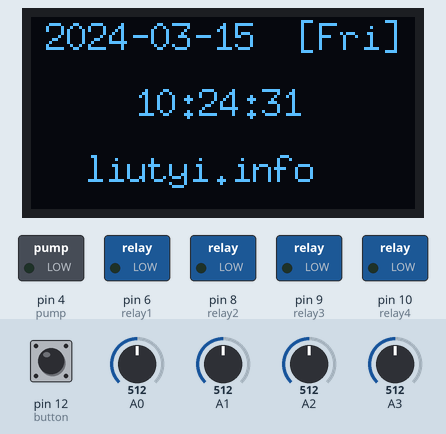
Bench run of a sketch on a simulated Arduino Uno, built with avr-gcc and run on an emulated ATmega328P. Shown: 128×64 one-colour display, switched loads named in the sketch (green lamp = pin HIGH). Inputs (shaded band) come from the test bench; at power-on: pin 12 (button) LOW, A0 = 512, A1 = 512, A2 = 512, A3 = 512. The local clock reads 2024-03-15 10:24:30 at power-on unless the sketch sets it; what the sketch prints to the serial monitor is not drawn.

Above: at 2.5 s.
2.6 s: pin 12 (button) pulled HIGH for 2.05 s
At 5.3 s:
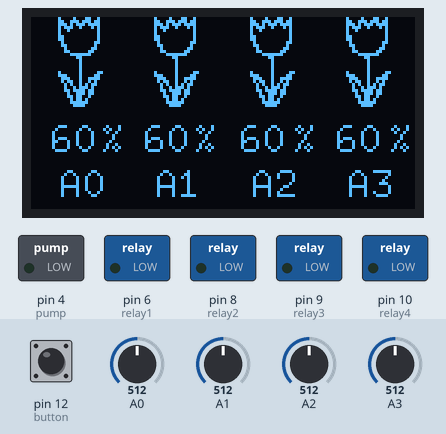
7.1 s: A0 set to 270
At 9.5 s:
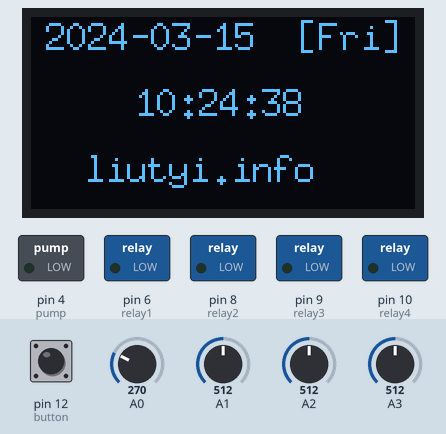
12.1 s: A0 set to 248
At 14.3 s:
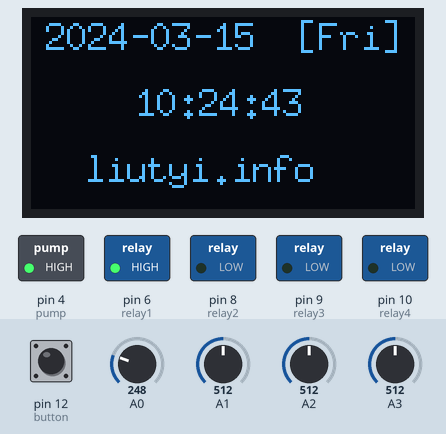
17.6 s: pin 12 (button) pulled HIGH for 2.05 s
At 19.9 s:
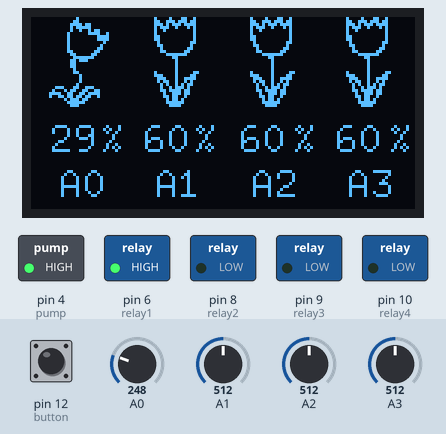
21.7 s: A1 set to 272
24.1 s: A1 set to 247
At 25.4 s:
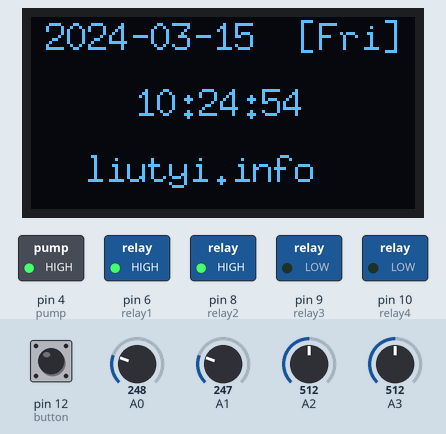
Timing chart, 0 to 27.1 s (numbered marks = the images above; inputs shaded):
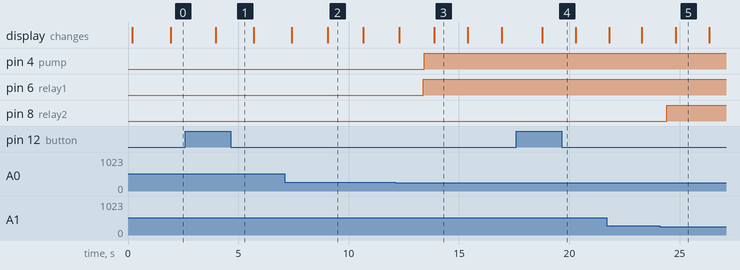

The sketch:

watering-kit.ino
```cpp
#include <Wire.h>
#include <U8g2lib.h>
#include <U8x8lib.h>
#include <RTClib.h>

//U8G2_SSD1306_128X64_NONAME_2_HW_I2C u8g2(U8G2_R0, /* clock=*/ SCL, /* data=*/ SDA, /* reset=*/ U8X8_PIN_NONE);
U8G2_SH1106_128X64_NONAME_2_HW_I2C u8g2(U8G2_R0, /* clock=*/ SCL, /* data=*/ SDA, /* reset=*/ U8X8_PIN_NONE);
RTC_DS1307 RTC;

// set all moisture sensors PIN ID
int moisture1 = A0;
int moisture2 = A1;
int moisture3 = A2;
int moisture4 = A3;

// declare moisture values
int moisture1_value = 0 ;
int moisture2_value = 0;
int moisture3_value = 0;
int moisture4_value = 0;

// set water relays
int relay1 = 6;
int relay2 = 8;
int relay3 = 9;
int relay4 = 10;

// set water pump
int pump = 4;

// set button
int button = 12;

//pump state    1:open   0:close
int pump_state_flag = 0;

//relay1 state    1:open   0:close
int relay1_state_flag = 0;

//relay2 state   1:open   0:close
int relay2_state_flag = 0;

//relay3 state  1:open   0:close
int relay3_state_flag = 0;

//relay4 state   1:open   0:close
int relay4_state_flag = 0;

static unsigned long currentMillis_send = 0;
static unsigned long  Lasttime_send = 0;

char daysOfTheWeek[7][12] = {"Sun", "Mon", "Tue", "Wed", "Thu", "Fri", "Sat",};
unsigned long nowtime;
unsigned long endtime;
unsigned long nowtimeNext;
unsigned long nowtime1;
unsigned long endtime1;
unsigned long nowtimeNext1;
unsigned long nowtime2;
unsigned long endtime2;
unsigned long nowtimeNext2;
unsigned long nowtime3;
unsigned long endtime3;
unsigned long nowtimeNext3;

// good flower
static const unsigned char bitmap_good[] U8X8_PROGMEM = {

  0x00, 0x42, 0x4C, 0x00, 0x00, 0xE6, 0x6E, 0x00, 0x00, 0xAE, 0x7B, 0x00, 0x00, 0x3A, 0x51, 0x00,
  0x00, 0x12, 0x40, 0x00, 0x00, 0x02, 0x40, 0x00, 0x00, 0x06, 0x40, 0x00, 0x00, 0x06, 0x40, 0x00,
  0x00, 0x04, 0x60, 0x00, 0x00, 0x0C, 0x20, 0x00, 0x00, 0x08, 0x30, 0x00, 0x00, 0x18, 0x18, 0x00,
  0x00, 0xE0, 0x0F, 0x00, 0x00, 0x80, 0x01, 0x00, 0x00, 0x00, 0x01, 0x00, 0x00, 0x00, 0x01, 0x00,
  0x00, 0x00, 0x01, 0x00, 0x00, 0x00, 0x01, 0x00, 0x00, 0x02, 0xC1, 0x00, 0x00, 0x0E, 0x61, 0x00,
  0x00, 0x1C, 0x79, 0x00, 0x00, 0x34, 0x29, 0x00, 0x00, 0x28, 0x35, 0x00, 0x00, 0x48, 0x17, 0x00,
  0x00, 0xD8, 0x1B, 0x00, 0x00, 0x90, 0x1B, 0x00, 0x00, 0xB0, 0x09, 0x00, 0x00, 0xA0, 0x05, 0x00,
  0x00, 0xE0, 0x07, 0x00, 0x00, 0xC0, 0x03, 0x00
};

// bad flower
static const unsigned char bitmap_bad[] U8X8_PROGMEM = {
  0x00, 0x80, 0x00, 0x00, 0x00, 0xC0, 0x00, 0x00, 0x00, 0xE0, 0x0D, 0x00, 0x00, 0xA0, 0x0F, 0x00,
  0x00, 0x20, 0x69, 0x00, 0x00, 0x10, 0x78, 0x02, 0x00, 0x10, 0xC0, 0x03, 0x00, 0x10, 0xC0, 0x03,
  0x00, 0x10, 0x00, 0x01, 0x00, 0x10, 0x80, 0x00, 0x00, 0x10, 0xC0, 0x00, 0x00, 0x30, 0x60, 0x00,
  0x00, 0x60, 0x30, 0x00, 0x00, 0xC0, 0x1F, 0x00, 0x00, 0x60, 0x07, 0x00, 0x00, 0x60, 0x00, 0x00,
  0x00, 0x60, 0x00, 0x00, 0x00, 0x40, 0x00, 0x00, 0x00, 0xC0, 0x00, 0x00, 0x00, 0x00, 0x01, 0x00,
  0x00, 0x00, 0x01, 0x00, 0x00, 0x00, 0x01, 0x00, 0x00, 0x80, 0x00, 0x00, 0x00, 0xC7, 0x1C, 0x00,
  0x80, 0x68, 0x66, 0x00, 0xC0, 0x33, 0x7B, 0x00, 0x40, 0xB6, 0x4D, 0x00, 0x00, 0xE8, 0x06, 0x00,
  0x00, 0xF0, 0x03, 0x00, 0x00, 0xE0, 0x00, 0x00
};

 //  Logo
static const unsigned char bitmap_logo[] U8X8_PROGMEM ={
   0x30, 0x00, 0x00, 0x00, 0x00, 0x00, 0x00, 0x00, 0x00, 0x00, 0x00, 0x00,
   0x00, 0x00, 0x00, 0x30, 0x00, 0x00, 0x00, 0x00, 0x00, 0x00, 0x06, 0x00,
   0x00, 0x00, 0x00, 0x00, 0x00, 0x00, 0x38, 0x00, 0x00, 0x00, 0x00, 0x00,
   0x00, 0x06, 0x00, 0x00, 0x00, 0x00, 0x00, 0x00, 0x00, 0x38, 0x00, 0x00,
   0x00, 0x00, 0x00, 0x00, 0x06, 0x00, 0x00, 0x00, 0x00, 0x00, 0x00, 0x00,
   0x38, 0x00, 0x00, 0x00, 0x00, 0x00, 0x00, 0x07, 0x00, 0x00, 0x00, 0x00,
   0x00, 0x00, 0x00, 0x38, 0x00, 0x00, 0x00, 0x00, 0x00, 0x00, 0x07, 0x00,
   0x00, 0x00, 0x00, 0x00, 0x00, 0x00, 0x38, 0x00, 0x00, 0x00, 0x00, 0x00,
   0x00, 0x07, 0x00, 0x00, 0x00, 0x00, 0x00, 0x00, 0x00, 0x18, 0x00, 0x00,
   0x00, 0x00, 0x00, 0x00, 0x07, 0x00, 0x00, 0x06, 0x00, 0x00, 0x00, 0x00,
   0x18, 0x00, 0x00, 0x03, 0x0e, 0x00, 0xf8, 0xff, 0xc3, 0x00, 0x07, 0x0c,
   0x00, 0x00, 0x00, 0x18, 0x00, 0x80, 0x03, 0x0e, 0x30, 0xfc, 0xff, 0xc1,
   0x00, 0x07, 0x0e, 0x00, 0x00, 0x00, 0x1c, 0x00, 0x80, 0x03, 0x0e, 0x30,
   0x80, 0x03, 0xe0, 0x00, 0x07, 0x0e, 0x00, 0x00, 0x00, 0x1c, 0x00, 0x80,
   0x03, 0x06, 0x38, 0x80, 0x01, 0xe0, 0x00, 0x07, 0x0e, 0x00, 0x00, 0x00,
   0x1c, 0x00, 0x80, 0x01, 0x07, 0x38, 0xc0, 0x01, 0x60, 0x00, 0x07, 0x06,
   0x00, 0x00, 0x00, 0x1c, 0x00, 0x80, 0x01, 0x07, 0x3c, 0xc0, 0x01, 0x70,
   0x00, 0x07, 0x06, 0x00, 0x00, 0x03, 0x1c, 0x00, 0x80, 0x01, 0x03, 0x1c,
   0xc0, 0x00, 0x30, 0x00, 0x07, 0x06, 0x08, 0x80, 0x02, 0x0c, 0x00, 0xc0,
   0x01, 0x03, 0x1e, 0xc0, 0x00, 0x30, 0x80, 0x07, 0x07, 0x00, 0x40, 0x00,
   0x0c, 0x00, 0xc0, 0x81, 0x03, 0x1e, 0xe0, 0x00, 0x30, 0x80, 0x03, 0x07,
   0x00, 0x40, 0x00, 0x0c, 0x00, 0xc0, 0x81, 0x03, 0x1f, 0xe0, 0x00, 0x30,
   0xe0, 0x03, 0x07, 0x04, 0x40, 0x70, 0x0e, 0x00, 0xc0, 0x80, 0x83, 0x1b,
   0xe0, 0x00, 0x30, 0xf0, 0x03, 0x03, 0x24, 0x43, 0x88, 0x0e, 0x00, 0xc0,
   0x80, 0xc3, 0x19, 0xe0, 0x40, 0x30, 0x3c, 0x03, 0x03, 0xa4, 0xc4, 0x84,
   0x0e, 0xe0, 0xc7, 0x80, 0xe3, 0x18, 0xe0, 0x60, 0xf0, 0x1f, 0x03, 0x03,
   0xa4, 0x44, 0x84, 0xfe, 0xff, 0xc7, 0x00, 0x7f, 0x38, 0xe0, 0x78, 0xf0,
   0x87, 0x03, 0x03, 0x64, 0x44, 0x44, 0xff, 0xff, 0xc3, 0x00, 0x3f, 0x78,
   0xe0, 0x3f, 0xe0, 0x81, 0x03, 0x43, 0x24, 0x68, 0x38, 0x7f, 0x00, 0xc0,
   0x00, 0x0e, 0x70, 0xc0, 0x0f, 0x00, 0x80, 0x01, 0x03, 0x00, 0x00, 0x00,
   0x00, 0x00, 0x80, 0x00, 0x00, 0x00, 0x00, 0x00, 0x00, 0x80, 0x01, 0x02,
   0x00, 0x00, 0x00, 0x00, 0x00, 0x00, 0x00, 0x00, 0x00, 0x00, 0x00, 0x00,
   0xc0, 0x01, 0x00, 0x00, 0x00, 0x00, 0x00, 0x00, 0x00, 0x00, 0x00, 0x00,
   0x00, 0x00, 0x00, 0xc0, 0x01, 0x00, 0x00, 0x00, 0x00, 0x00, 0x00, 0x00,
   0x00, 0x00, 0x00, 0x00, 0x00, 0x00, 0xc0, 0x00, 0x00, 0x00, 0x00, 0x00,
   0x00, 0x00, 0x00, 0x00, 0x00, 0x00, 0x00, 0x00, 0x04, 0xe0, 0x00, 0x00,
   0x00, 0x00, 0x00, 0x00, 0x00, 0x00, 0x00, 0x00, 0x00, 0x00, 0x00, 0x0c,
   0x60, 0x00, 0x00, 0x00, 0x00, 0x00, 0x00, 0x00, 0x00, 0x00, 0x00, 0x00,
   0x00, 0x00, 0x1c, 0x70, 0x00, 0x00, 0x00, 0x00, 0x00, 0x00, 0x00, 0x00,
   0x00, 0x00, 0x00, 0x00, 0x00, 0x78, 0x3f, 0x00, 0x00, 0x00, 0x00, 0x00,
   0x00, 0x00, 0x00, 0x00, 0x00, 0x00, 0x00, 0x00, 0xe0, 0x1f, 0x00, 0x00,
   0x00, 0x00, 0x00, 0x00, 0x00, 0x00, 0x00, 0x00, 0x00, 0x00, 0x00, 0x80,
   0x07, 0x00, 0x00, 0x00, 0x00, 0x00
};

static const unsigned char bitmap_T[] U8X8_PROGMEM = {
  0xF7, 0x01, 0x1D, 0x03, 0x0B, 0x02, 0x0C, 0x02, 0x0C, 0x00, 0x0C, 0x00, 0x0C, 0x00, 0x08, 0x02,
  0x18, 0x03, 0xF0, 0x01
};

static const unsigned char bitmap_H[] U8X8_PROGMEM = {
  0x00, 0x00, 0x80, 0x01, 0xC0, 0x03, 0xE0, 0x07, 0xF0, 0x0F, 0xF8, 0x1F, 0xF8, 0x1F, 0xFC, 0x3F,
  0xFC, 0x3F, 0xFE, 0x7F, 0xEE, 0x7F, 0xB3, 0xF7, 0xBB, 0xFB, 0xBB, 0xFD, 0xBB, 0xFD, 0xC7, 0xFE,
  0x7F, 0xC3, 0x3F, 0xDD, 0xBF, 0xFD, 0xDF, 0xDD, 0xEE, 0x5B, 0xFE, 0x7F, 0xFC, 0x3F, 0xF8, 0x1F,
  0xE0, 0x07, 0x00, 0x00, 0x00, 0x00, 0x00, 0x00
};


void setup()
{
  Wire.begin();
  RTC.begin();
  Serial.begin(9600);
  u8g2.begin();
  // declare relay as output
  pinMode(relay1, OUTPUT);
  pinMode(relay2, OUTPUT);
  pinMode(relay3, OUTPUT);
  pinMode(relay4, OUTPUT);
  // declare pump as output
  pinMode(pump, OUTPUT);
  // declare switch as input
  pinMode(button, INPUT);
  //pinMode(ROTARY_ANGLE_SENSOR, INPUT);
  // water_flower();
    u8g2.firstPage();
    do
    {
      draw_ad();
    } while ( u8g2.nextPage() );
    delay(1000);
}

void loop()
{

  // read the value from the moisture sensors:
  read_value();
  water_flower();
  int button_state = digitalRead(button);
  if (button_state == 1)
  {
    //read_value();
    u8g2.firstPage();
    do
    {
      drawTH();
      drawflower();
    } while ( u8g2.nextPage() );
    delay (1000);
  }
  else
  {
    u8g2.firstPage();
    do
    {
      drawtime();
      u8g2.drawStr(18, 55 , "liutyi.info");
    } while (u8g2.nextPage());
    delay (1000);

  }
}

//Set moisture value
void read_value()
{
  float value1 = analogRead(A0);
  moisture1_value = (value1 * 120) / 1023; delay(20);
  float value2 = analogRead(A1);
  moisture2_value = (value2 * 120) / 1023; delay(20);
  float value3 = analogRead(A2);
  moisture3_value = (value3 * 120) / 1023; delay(20);
  float value4 = analogRead(A3);
  moisture4_value = (value4 * 120) / 1023; delay(20);
}

void water_flower()
{
  if (moisture1_value < 30)
  {
    digitalWrite(relay1, HIGH);
    relay1_state_flag = 1;
    delay(50);
    if (pump_state_flag == 0)
    {
      digitalWrite(pump, HIGH);
      pump_state_flag = 1;
      delay(50);
    }
  }
  else if (moisture1_value > 55)
  {
    digitalWrite(relay1, LOW);
    relay1_state_flag = 0;
    delay(50);
    if ((relay1_state_flag == 0) && (relay2_state_flag == 0) && (relay3_state_flag == 0) && (relay4_state_flag == 0))
    {
      digitalWrite(pump, LOW);
      pump_state_flag = 0;
      delay(50);
    }
  }

  if (moisture2_value < 30)
  {
    digitalWrite(relay2, HIGH);
    relay2_state_flag = 1;
    delay(50);
    if (pump_state_flag == 0)
    {
      digitalWrite(pump, HIGH);
      pump_state_flag = 1;
      delay(50);
    }
  }
  else if (moisture2_value > 55)
  {
    digitalWrite(relay2, LOW);
    relay2_state_flag = 0;
    delay(50);
    if ((relay1_state_flag == 0) && (relay2_state_flag == 0) && (relay3_state_flag == 0) && (relay4_state_flag == 0))
    {
      digitalWrite(pump, LOW);
      pump_state_flag = 0;
      delay(50);
    }
  }

  if (moisture3_value < 30)
  {
    digitalWrite(relay3, HIGH);
    relay3_state_flag = 1;
    delay(50);
    if (pump_state_flag == 0)
    {
      digitalWrite(pump, HIGH);
      pump_state_flag = 1;
      delay(50);
    }
  }
  else if (moisture3_value > 55)
  {
    digitalWrite(relay3, LOW);
    relay3_state_flag = 0;
    delay(50);
    if ((relay1_state_flag == 0) && (relay2_state_flag == 0) && (relay3_state_flag == 0) && (relay4_state_flag == 0))
    {
      digitalWrite(pump, LOW);
      pump_state_flag = 0;
      delay(50);
    }
  }

  if (moisture4_value < 30)
  {
    digitalWrite(relay4, HIGH);
    relay4_state_flag = 1;
    delay(50);
    if (pump_state_flag == 0)
    {
      digitalWrite(pump, HIGH);
      pump_state_flag = 1;
      delay(50);
    }
  }
  else if (moisture4_value > 55)
  {
    digitalWrite(relay4, LOW);
    relay4_state_flag = 0;
    delay(50);
    if ((relay1_state_flag == 0) && (relay2_state_flag == 0) && (relay3_state_flag == 0) && (relay4_state_flag == 0))
    {
      digitalWrite(pump, LOW);
      pump_state_flag = 0;
      delay(50);
    }
  }

}


void draw_ad(void){
  u8g2.setFont(u8g2_font_profont12_tr);
  u8g2.drawStr(5,55 , "https://liutyi.info");
  u8g2.drawXBMP(0, 0,120,34, bitmap_logo);
}


void drawtime(void)
{
  int x = 5;
  float i = 25.00;
  float j = 54;
  DateTime now = RTC.now();
  Serial.print(now.year(), DEC);
  if (! RTC.isrunning())
  {
    u8g2.setFont(u8g2_font_6x10_tr);
    u8g2.setCursor(5, 20);
    u8g2.print("RTC is NOT running!");
    RTC.adjust(DateTime(__DATE__, __TIME__));
  }
  else
  {
    u8g2.setFont(u8g2_font_7x13_tr);

    char datestr[32]; //make this big enough to hold the resulting string
    snprintf(datestr, sizeof(datestr), "%4d-%02d-%02d  [%s]", now.year(), now.month(), now.day(), daysOfTheWeek[now.dayOfTheWeek()]);
    u8g2.setCursor(5, 11);
    u8g2.print (datestr);

    char timestr[9];
    snprintf(timestr, sizeof(timestr), "%02d:%02d:%02d", now.hour(), now.minute(), now.second());
    u8g2.setCursor(35, 33);
    u8g2.print(timestr);
  }
}


//Style the flowers     bitmap_bad: bad flowers     bitmap_good:good  flowers
void drawflower(void)
{
  if (moisture1_value < 30)
  {
    u8g2.drawXBMP(0, 0, 32, 30, bitmap_bad);
  }
  else
  {
    u8g2.drawXBMP(0, 0, 32, 30, bitmap_good);
  }
  if (moisture2_value < 30)
  {
    u8g2.drawXBMP(32, 0, 32, 30, bitmap_bad);
  }
  else
  {
    u8g2.drawXBMP(32, 0, 32, 30, bitmap_good);
  }
  if (moisture3_value < 30)
  {
    u8g2.drawXBMP(64, 0, 32, 30, bitmap_bad);
  }
  else
  {
    u8g2.drawXBMP(64, 0, 32, 30, bitmap_good);
  }
  if (moisture4_value < 30)
  {
    u8g2.drawXBMP(96, 0, 32, 30, bitmap_bad);
  }
  else
  {
    u8g2.drawXBMP(96, 0, 32, 30, bitmap_good);
  }

}


void drawTH(void)
{
  int A = 0;
  int B = 0;
  int C = 64;
  int D = 96;
  char moisture1_value_temp[5] = {0};
  char moisture2_value_temp[5] = {0};
  char moisture3_value_temp[5] = {0};
  char moisture4_value_temp[5] = {0};
  read_value();
  itoa(moisture1_value, moisture1_value_temp, 10);
  itoa(moisture2_value, moisture2_value_temp, 10);
  itoa(moisture3_value, moisture3_value_temp, 10);
  itoa(moisture4_value, moisture4_value_temp, 10);
  u8g2.setFont(u8g2_font_8x13_tr);
  u8g2.setCursor(9, 60);
  u8g2.print("A0  A1  A2  A3");
  if (moisture1_value < 10)
  {
    //u8g2.setCursor(A + 14, 45 );
    u8g2.drawStr(A + 14, 45, moisture1_value_temp);
  }
  else if (moisture1_value < 100)
  {
    //u8g2.setCursor(A + 6, 45);
    u8g2.drawStr(A + 6, 45, moisture1_value_temp);
  }
  else
  {
    //u8g2.setCursor(A + 2, 45 );
    moisture1_value = 100;
    itoa(moisture1_value, moisture1_value_temp, 10);
    u8g2.drawStr(A + 2, 45, moisture1_value_temp);
  }
  //u8g2.print(moisture1_value);
  u8g2.setCursor(A + 23, 45 );
  u8g2.print("%");
  //u8g2.setCursor(41, 60 );
  //u8g2.print("A1");
  if (moisture2_value < 10)
  {
    //u8g2.setCursor(B + 46, 45 );
    u8g2.drawStr(B + 46, 45, moisture2_value_temp);
  }
  else if (moisture2_value < 100)
  {
    //u8g2.setCursor(B + 37, 45);
    u8g2.drawStr(B + 37, 45, moisture2_value_temp);
  }
  else
  {
    //u8g2.setCursor(B + 32, 45);
    moisture2_value = 100;
    itoa(moisture2_value, moisture2_value_temp, 10);
    u8g2.drawStr(B + 32, 45, moisture2_value_temp);
  }
  // u8g2.print(moisture2_value);
  u8g2.setCursor(B + 54, 45);
  u8g2.print("%");
  //u8g2.setCursor(73, 60);
  //u8g2.print("A2");
  if (moisture3_value < 10)
  {
    //u8g2.setCursor(C + 14, 45 );
    u8g2.drawStr(C + 14, 45, moisture3_value_temp);
  }
  else if (moisture3_value < 100)
  {
    // u8g2.setCursor(C + 5, 45);
    u8g2.drawStr(C + 5, 45, moisture3_value_temp);
  }
  else
  {
    // u8g2.setCursor(C + 2, 45);
    moisture3_value = 100;
    itoa(moisture3_value, moisture3_value_temp, 10);
    u8g2.drawStr(C + 2, 45, moisture3_value_temp);
  }
  //u8g2.print(moisture3_value);
  u8g2.setCursor(C + 23, 45);
  u8g2.print("%");
  //u8g2.setCursor(100, 60);
  //u8g2.print("A3");
  if (moisture4_value < 10)
  {
    //u8g2.setCursor(D + 14, 45 );
    u8g2.drawStr(D + 14, 45, moisture4_value_temp);
  }
  else if (moisture4_value < 100)
  {
    // u8g2.setCursor(D + 5, 45);
    u8g2.drawStr(D + 5, 45, moisture4_value_temp);
  }
  else
  {
    //u8g2.setCursor(D + 2, 45);
    moisture4_value = 100;
    itoa(moisture4_value, moisture4_value_temp, 10);
    u8g2.drawStr(D + 2, 45, moisture4_value_temp);
  }
  //u8g2.print(moisture4_value);
  u8g2.setCursor(D + 23, 45);
  u8g2.print("%");
}
```

Measured:
- the behaviour switches between 256 and 255 on A0 (found by bisection; images 2 and 3)
- the behaviour switches between 256 and 255 on A1 (found by bisection; images 4 and 5)
- after the input at 2.6 s, the display: changes after 1.4 s (image 1)
- after the input at 12.1 s, pin 4 (pump), pin 6 (relay1): LOW → HIGH after 1.3 s
- after the input at 17.6 s, the display: changes after 1.2 s (image 4)
- after the input at 24.1 s, pin 8 (relay2): LOW → HIGH after 0.32 s
- what the display in image 2 shows lasts 1.7 s, from 9.0 s to 10.7 s
